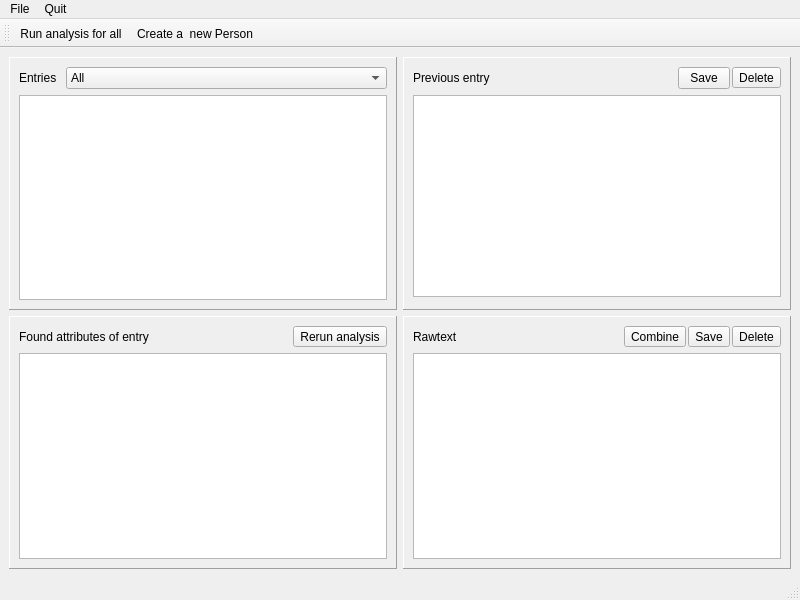
<?xml version="1.0" encoding="UTF-8"?>
<ui version="4.0">
 <class>MainWindow</class>
 <widget class="QMainWindow" name="MainWindow">
  <property name="geometry">
   <rect>
    <x>0</x>
    <y>0</y>
    <width>800</width>
    <height>600</height>
   </rect>
  </property>
  <property name="windowTitle">
   <string>MainWindow</string>
  </property>
  <widget class="QWidget" name="centralwidget">
   <layout class="QGridLayout" name="gridLayout_2">
    <item row="0" column="1">
     <layout class="QGridLayout" name="gridLayout">
      <item row="0" column="1">
       <widget class="QFrame" name="previousFrame">
        <property name="frameShape">
         <enum>QFrame::Panel</enum>
        </property>
        <property name="frameShadow">
         <enum>QFrame::Raised</enum>
        </property>
        <layout class="QVBoxLayout" name="verticalLayout_3">
         <property name="bottomMargin">
          <number>12</number>
         </property>
         <item>
          <layout class="QHBoxLayout" name="previousControlsLayout">
           <property name="spacing">
            <number>2</number>
           </property>
           <property name="sizeConstraint">
            <enum>QLayout::SetDefaultConstraint</enum>
           </property>
           <property name="bottomMargin">
            <number>0</number>
           </property>
           <item>
            <widget class="QLabel" name="previousEntryLabel">
             <property name="text">
              <string>Previous entry</string>
             </property>
            </widget>
           </item>
           <item>
            <spacer name="previousHorizontalSpacer">
             <property name="orientation">
              <enum>Qt::Horizontal</enum>
             </property>
             <property name="sizeHint" stdset="0">
              <size>
               <width>40</width>
               <height>20</height>
              </size>
             </property>
            </spacer>
           </item>
           <item>
            <widget class="QToolButton" name="previousENtrySaveButton">
             <property name="minimumSize">
              <size>
               <width>52</width>
               <height>22</height>
              </size>
             </property>
             <property name="styleSheet">
              <string notr="true"/>
             </property>
             <property name="text">
              <string>Save</string>
             </property>
            </widget>
           </item>
           <item>
            <widget class="QToolButton" name="previousEntryDeleteButton">
             <property name="styleSheet">
              <string notr="true"/>
             </property>
             <property name="text">
              <string>Delete</string>
             </property>
            </widget>
           </item>
          </layout>
         </item>
         <item>
          <widget class="QPlainTextEdit" name="previousEntryTextEdit"/>
         </item>
        </layout>
       </widget>
      </item>
      <item row="0" column="0">
       <widget class="QFrame" name="entriesFrame">
        <property name="frameShape">
         <enum>QFrame::Panel</enum>
        </property>
        <property name="frameShadow">
         <enum>QFrame::Raised</enum>
        </property>
        <layout class="QVBoxLayout" name="verticalLayout_4">
         <item>
          <layout class="QFormLayout" name="entriesControlLayout">
           <property name="fieldGrowthPolicy">
            <enum>QFormLayout::AllNonFixedFieldsGrow</enum>
           </property>
           <item row="0" column="0">
            <widget class="QLabel" name="entriesLabel">
             <property name="text">
              <string>Entries </string>
             </property>
            </widget>
           </item>
           <item row="0" column="1">
            <widget class="QComboBox" name="entriesComboBox">
             <property name="maxVisibleItems">
              <number>20</number>
             </property>
             <item>
              <property name="text">
               <string>All</string>
              </property>
             </item>
            </widget>
           </item>
          </layout>
         </item>
         <item>
          <widget class="QListView" name="entriestListView">
           <property name="styleSheet">
            <string notr="true">QListWidget {
alternate-background-color: #EDEDED;
background-color: white;
}</string>
           </property>
           <property name="horizontalScrollBarPolicy">
            <enum>Qt::ScrollBarAlwaysOff</enum>
           </property>
           <property name="alternatingRowColors">
            <bool>true</bool>
           </property>
          </widget>
         </item>
        </layout>
       </widget>
      </item>
      <item row="1" column="0">
       <widget class="QFrame" name="attributesFrame">
        <property name="frameShape">
         <enum>QFrame::Panel</enum>
        </property>
        <property name="frameShadow">
         <enum>QFrame::Raised</enum>
        </property>
        <layout class="QVBoxLayout" name="verticalLayout">
         <item>
          <layout class="QHBoxLayout" name="attributesControlsLayout">
           <item>
            <widget class="QLabel" name="attributesLabel">
             <property name="text">
              <string>Found attributes of entry </string>
             </property>
            </widget>
           </item>
           <item>
            <spacer name="horizontalSpacer">
             <property name="orientation">
              <enum>Qt::Horizontal</enum>
             </property>
             <property name="sizeHint" stdset="0">
              <size>
               <width>40</width>
               <height>20</height>
              </size>
             </property>
            </spacer>
           </item>
           <item>
            <widget class="QToolButton" name="toolButton">
             <property name="toolTip">
              <string>&lt;html&gt;&lt;head/&gt;&lt;body&gt;&lt;p&gt;Run extraction for current entry and update attributes. Handy for testing if rawtext editing has helped.&lt;/p&gt;&lt;/body&gt;&lt;/html&gt;</string>
             </property>
             <property name="styleSheet">
              <string notr="true"/>
             </property>
             <property name="text">
              <string>Rerun analysis</string>
             </property>
            </widget>
           </item>
          </layout>
         </item>
         <item>
          <widget class="QTableView" name="tableView"/>
         </item>
        </layout>
       </widget>
      </item>
      <item row="1" column="1">
       <widget class="QFrame" name="currentFrame">
        <property name="frameShape">
         <enum>QFrame::Panel</enum>
        </property>
        <property name="frameShadow">
         <enum>QFrame::Raised</enum>
        </property>
        <layout class="QVBoxLayout" name="verticalLayout_2">
         <item>
          <layout class="QHBoxLayout" name="horizontalLayout">
           <property name="spacing">
            <number>2</number>
           </property>
           <item>
            <widget class="QLabel" name="rawTextLabel">
             <property name="text">
              <string>Rawtext </string>
             </property>
            </widget>
           </item>
           <item>
            <widget class="QLabel" name="rawTextCurrentLabel">
             <property name="text">
              <string/>
             </property>
            </widget>
           </item>
           <item>
            <spacer name="rawTexthorizontalSpacer">
             <property name="orientation">
              <enum>Qt::Horizontal</enum>
             </property>
             <property name="sizeHint" stdset="0">
              <size>
               <width>40</width>
               <height>20</height>
              </size>
             </property>
            </spacer>
           </item>
           <item>
            <widget class="QToolButton" name="combineButton">
             <property name="sizePolicy">
              <sizepolicy hsizetype="Minimum" vsizetype="Fixed">
               <horstretch>0</horstretch>
               <verstretch>0</verstretch>
              </sizepolicy>
             </property>
             <property name="autoFillBackground">
              <bool>false</bool>
             </property>
             <property name="styleSheet">
              <string notr="true"/>
             </property>
             <property name="text">
              <string>Combine</string>
             </property>
            </widget>
           </item>
           <item>
            <widget class="QToolButton" name="rawTextSaveButton">
             <property name="styleSheet">
              <string notr="true"/>
             </property>
             <property name="text">
              <string>Save</string>
             </property>
            </widget>
           </item>
           <item>
            <widget class="QToolButton" name="rawTextDeleteButton">
             <property name="styleSheet">
              <string notr="true"/>
             </property>
             <property name="text">
              <string>Delete</string>
             </property>
            </widget>
           </item>
          </layout>
         </item>
         <item>
          <widget class="QPlainTextEdit" name="rawTextTextEdit"/>
         </item>
        </layout>
       </widget>
      </item>
     </layout>
    </item>
   </layout>
  </widget>
  <widget class="QMenuBar" name="menubar">
   <property name="geometry">
    <rect>
     <x>0</x>
     <y>0</y>
     <width>800</width>
     <height>22</height>
    </rect>
   </property>
   <widget class="QMenu" name="menuFile">
    <property name="title">
     <string>File</string>
    </property>
    <widget class="QMenu" name="menuExport">
     <property name="title">
      <string>Export</string>
     </property>
     <addaction name="actionCsv"/>
     <addaction name="actionJSON"/>
    </widget>
    <widget class="QMenu" name="menuImport">
     <property name="title">
      <string>Import</string>
     </property>
     <addaction name="actionFrom_txt_OCR"/>
    </widget>
    <addaction name="actionOpen_XML_for_analyze"/>
    <addaction name="actionSave_changes_to_xml"/>
    <addaction name="menuExport"/>
    <addaction name="menuImport"/>
   </widget>
   <widget class="QMenu" name="menuQuit">
    <property name="title">
     <string>Quit</string>
    </property>
   </widget>
   <addaction name="menuFile"/>
   <addaction name="menuQuit"/>
  </widget>
  <widget class="QStatusBar" name="statusbar"/>
  <widget class="QToolBar" name="toolBar">
   <property name="windowTitle">
    <string>toolBar</string>
   </property>
   <attribute name="toolBarArea">
    <enum>TopToolBarArea</enum>
   </attribute>
   <attribute name="toolBarBreak">
    <bool>false</bool>
   </attribute>
   <addaction name="actionRun_analysis_for_all"/>
   <addaction name="actionCreate_a_new_Person"/>
  </widget>
  <action name="actionOpen_XML_for_analyze">
   <property name="text">
    <string>Open xml</string>
   </property>
  </action>
  <action name="actionCsv">
   <property name="text">
    <string>CSV</string>
   </property>
  </action>
  <action name="actionJSON">
   <property name="text">
    <string>JSON</string>
   </property>
  </action>
  <action name="actionOpen_txt">
   <property name="text">
    <string>Open txt</string>
   </property>
  </action>
  <action name="actionSave_changes_to_xml">
   <property name="text">
    <string>Save changes to xml</string>
   </property>
  </action>
  <action name="actionFrom_txt_OCR">
   <property name="text">
    <string>From txt (OCR)</string>
   </property>
  </action>
  <action name="actionRun_analysis_for_all">
   <property name="text">
    <string>Run analysis for all</string>
   </property>
   <property name="toolTip">
    <string>Run analysis for all entries in current file</string>
   </property>
   <property name="shortcut">
    <string>Ctrl+Shift+R</string>
   </property>
  </action>
  <action name="actionRun_analysis_for_current">
   <property name="text">
    <string>Run analysis for current</string>
   </property>
   <property name="toolTip">
    <string>Run extraction for current person and update attributes</string>
   </property>
   <property name="shortcut">
    <string>Ctrl+R</string>
   </property>
  </action>
  <action name="actionCreate_a_new_Person">
   <property name="text">
    <string>Create a  new Person</string>
   </property>
   <property name="toolTip">
    <string>Create a new person from rawtext</string>
   </property>
  </action>
 </widget>
 <resources/>
 <connections/>
</ui>
